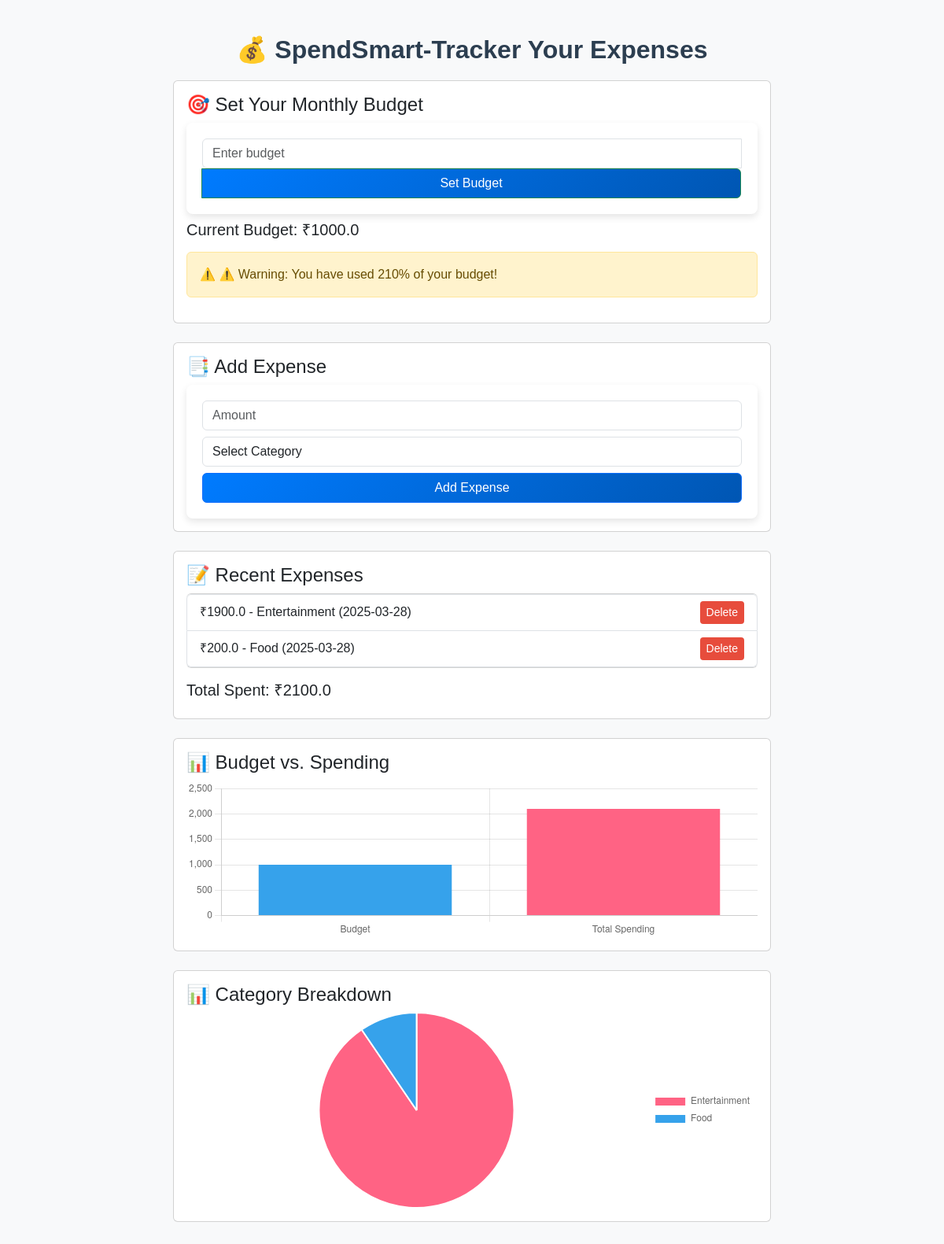
Before: / with the older database file.
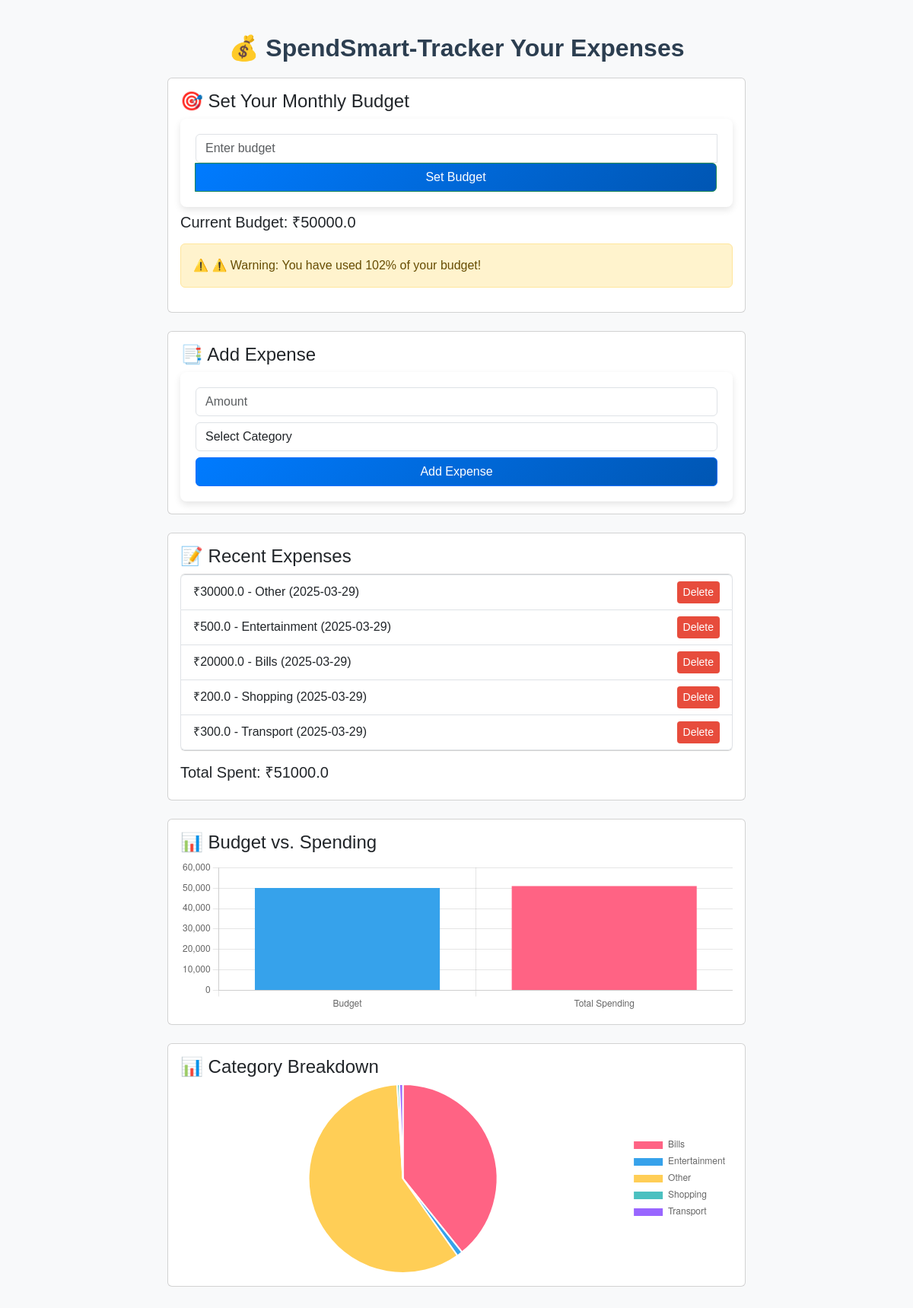
After: the same page with the newer database file.
### main.py (models this page shows)
class Budget(db.Model):
    id = db.Column(db.Integer, primary_key=True)
    amount = db.Column(db.Float, nullable=False, default=0)

class Expense(db.Model):
    id = db.Column(db.Integer, primary_key=True)
    date = db.Column(db.DateTime, default=datetime.utcnow)
    amount = db.Column(db.Float, nullable=False)
    category = db.Column(db.String(50), nullable=False)

### main.py (the view, shortened to what this page needs)
@app.route("/", methods=["GET", "POST"])
def index():
    expenses = Expense.query.order_by(Expense.date.desc()).all()
    total_expenses = sum(exp.amount for exp in expenses)
    budget_entry = Budget.query.first()
    budget = budget_entry.amount if budget_entry else 0
    budget_warning = None
    if budget > 0 and total_expenses >= 0.8 * budget:
        budget_warning = f"⚠️ Warning: You have used {int((total_expenses / budget) * 100)}% of your budget!"
    category_data = {}
    for exp in expenses:
        category_data[exp.category] = category_data.get(exp.category, 0) + exp.amount
    return render_template("index.html", expenses=expenses, total=total_expenses,
                           budget=budget, budget_warning=budget_warning, category_data=category_data)

### templates/index.html (shortened to what this page needs)
<!DOCTYPE html>
<html lang="en">
<head>
    <link href="https://cdn.jsdelivr.net/npm/bootstrap@5.3.0/dist/css/bootstrap.min.css" rel="stylesheet">
    <link rel="stylesheet" href="{{ url_for('static', filename='styles.css') }}">
</head>
<body class="bg-light">
<div class="container my-4">
    <h2 class="text-center">💰 SpendSmart-Tracker Your Expenses</h2>
    <div class="card p-3 mb-4">
        <h4>🎯 Set Your Monthly Budget</h4>
        <form method="POST">
            <div class="input-group">
                <input type="number" step="0.01" name="budget" class="form-control" placeholder="Enter budget" min="1" required>
                <button type="submit" name="set_budget" class="btn btn-success">Set Budget</button>
            </div>
        </form>
        <h5 class="mt-2">Current Budget: ₹{{ budget }}</h5>
        {% if budget_warning %}
        <div class="alert alert-warning mt-2" role="alert">
            ⚠️ {{ budget_warning }}
        </div>
        {% endif %}
    </div>
    <div class="card p-3 mb-4">
        <h4>📑 Add Expense</h4>
        <form method="POST">
            <div class="mb-2">
                <input type="number" step="0.01" name="amount" class="form-control" placeholder="Amount" min="1" required>
            </div>
            <div class="mb-2">
                <select name="category" class="form-control" required>
                    <option value="" disabled selected>Select Category</option>
                </select>
            </div>
            <button type="submit" class="btn btn-primary">Add Expense</button>
        </form>
    </div>
    <div class="card p-3">
        <h4>📝 Recent Expenses</h4>
        <ul class="list-group">
            {% for expense in expenses %}
                <li class="list-group-item d-flex justify-content-between align-items-center">
                    ₹{{ expense.amount }} - {{ expense.category }} ({{ expense.date.strftime('%Y-%m-%d') }})
                    <a href="{{ url_for('delete_expense', id=expense.id) }}" class="btn btn-danger btn-sm">Delete</a>
                </li>
            {% endfor %}
        </ul>
        <h5 class="mt-3">Total Spent: ₹{{ total }}</h5>
    </div>
    <div class="card p-3 mt-4">
        <h4>📊 Budget vs. Spending</h4>
        <div style="height: 200px; width: 100%;">
            <canvas id="budgetChart"></canvas>
        </div>
    </div>
    <div class="card p-3 mt-4">
        <h4>📊 Category Breakdown</h4>
        <div style="height: 250px; width: 100%;">
            <canvas id="categoryChart"></canvas>
        </div>
    </div>
</div>
<script>
    // Budget vs. Spending Chart
    new Chart(document.getElementById("budgetChart"), {
        type: "bar",
        data: {
            labels: ["Budget", "Total Spending"],
            datasets: [{
                data: [{{ budget }}, {{ total }}],
                backgroundColor: ["#36a2eb", "#ff6384"]
            }]
        },
        options: {
            responsive: true,
            maintainAspectRatio: false,
            scales: {
                y: {
                    beginAtZero: true,
                    suggestedMax: {{ budget if budget > total else total + 10 }}
                }
            },
            plugins: {
                legend: { display: false }
            }
        }
    });
    // Category Breakdown Chart
    document.addEventListener("DOMContentLoaded", function () {
        const ctx = document.getElementById("categoryChart").getContext("2d");
        const categoryData = {{ category_data | tojson }}; // Convert Python dict to JSON
        if (Object.keys(categoryData).length === 0) {
            document.getElementById("categoryChart").style.display = "none";
            document.getElementById("categoryChart").parentElement.innerHTML += "<p>No spending data available.</p>";
        } else {
            new Chart(ctx, {
                type: "pie",
                data: {
                    labels: Object.keys(categoryData),
                    datasets: [{
                        data: Object.values(categoryData),
                        backgroundColor: ["#FF6384", "#36A2EB", "#FFCE56", "#4BC0C0", "#9966FF", "#FF9F40"]
                    }]
                },
                options: {
                    responsive: true,
                    maintainAspectRatio: false,
                    plugins: {
                        legend: { position: "right" }
                    }
                }
            });
        }
    });
</script>
</body>
</html>

### static/styles.css (style rules this page uses)
body { font-family: 'Poppins', sans-serif; background-color: #f8f9fa; color: #333; margin: 0; padding: 0; }
.container { max-width: 800px; margin: 40px auto; padding: 20px; }
h2 { text-align: center; font-weight: 700; color: #2c3e50; margin-bottom: 20px; }
form { background: #ffffff; padding: 20px; border-radius: 8px; box-shadow: 0px 4px 10px rgba(0, 0, 0, 0.1); }
input, select { width: 100%; padding: 10px; border-radius: 5px; border: 1px solid #ced4da; transition: all 0.3s ease; }
button { background: linear-gradient(135deg, #007bff, #0056b3); color: white; border: none; padding: 12px; font-size: 16px; font-weight: 600; border-radius: 5px; cursor: pointer; transition: all 0.3s ease; width: 100%; }
.btn-danger { background: #e74c3c; border: none; transition: all 0.3s ease; }

Changed rows visible on the page:
removed Expense: amount "1900.0", category "Entertainment", date "2025-03-28"
removed Expense: amount "200.0", category "Food", date "2025-03-28"
changed Budget: amount "1000.0" → "50000.0"
added Expense: amount "30000.0", category "Other", date "2025-03-29"
added Expense: amount "500.0", category "Entertainment", date "2025-03-29"
added Expense: amount "20000.0", category "Bills", date "2025-03-29"
added Expense: amount "200.0", category "Shopping", date "2025-03-29"
added Expense: amount "300.0", category "Transport", date "2025-03-29"
Other visible differences:
{{ budget_warning }}: "⚠️ Warning: You have used 210% of your budget!" → "⚠️ Warning: You have used 102% of your budget!"
{{ total }}: "2100.0" → "51000.0"
chart data {{ budget }}: 1000.0 → 50000.0
chart data {{ total }}: 2100.0 → 51000.0
chart data {{ budget if budget > total else total + 10 }}: 2110.0 → 51010.0
chart data {{ category_data | tojson }}: {"Entertainment": 1900.0, "Food": 200.0} → {"Bills": 20000.0, "Entertainment": 500.0, "Other": 30000.0, "Shopping": 200.0, "Transport": 300.0}
